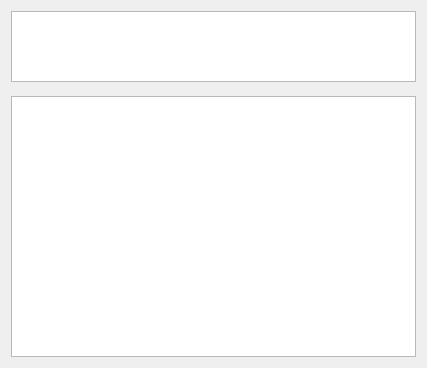
<?xml version="1.0" encoding="UTF-8"?>
<ui version="4.0">
 <class>TeamDialog</class>
 <widget class="QDialog" name="TeamDialog">
  <property name="geometry">
   <rect>
    <x>0</x>
    <y>0</y>
    <width>427</width>
    <height>368</height>
   </rect>
  </property>
  <property name="windowTitle">
   <string>Про команду</string>
  </property>
  <property name="windowIcon">
   <iconset resource="src.qrc">
    <normaloff>:/img/img/logo.png</normaloff>:/img/img/logo.png</iconset>
  </property>
  <widget class="QTableView" name="teamInfo">
   <property name="geometry">
    <rect>
     <x>11</x>
     <y>11</y>
     <width>405</width>
     <height>71</height>
    </rect>
   </property>
  </widget>
  <widget class="QTableView" name="playersInfo">
   <property name="geometry">
    <rect>
     <x>11</x>
     <y>96</y>
     <width>405</width>
     <height>261</height>
    </rect>
   </property>
  </widget>
 </widget>
 <resources>
  <include location="src.qrc"/>
 </resources>
 <connections/>
</ui>
